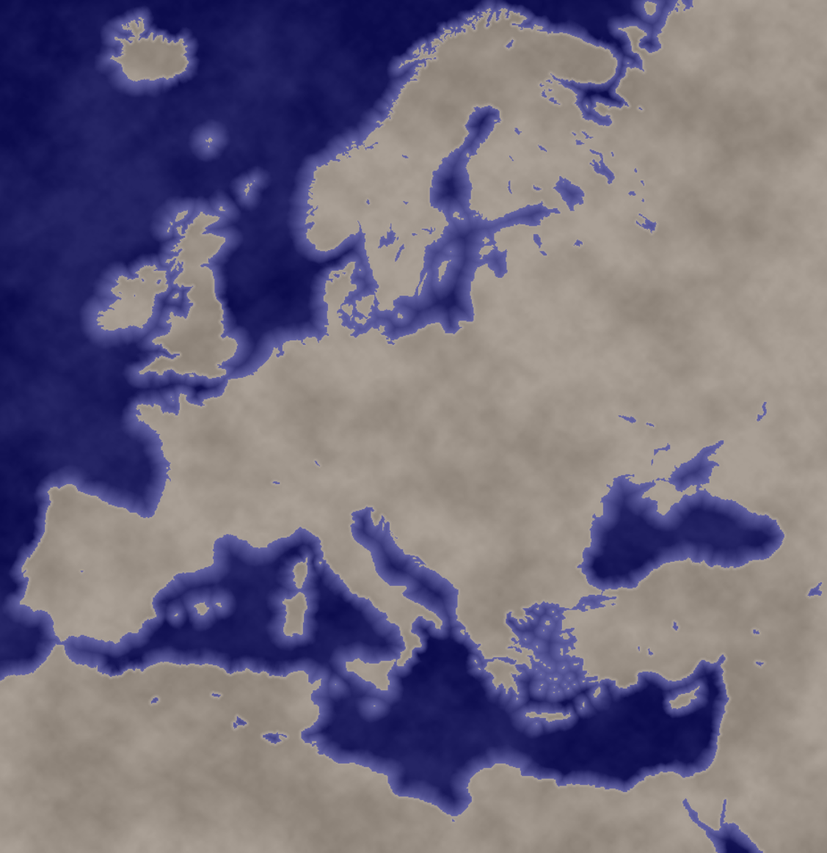
#> input picture tools/mapgen/img/europe2.png, 827 x 853 px, shrunk from 1127 x 1163 before the run
$ python img_to_bin.py
#> lines starting #> are read from the running program, lines starting #| are printed output that depends on the picture; after the words box and inside, x2 and y2 are one past the last pixel; in counts of white or black regions, pixels touching at a corner belong together
from multiprocessing.dummy import Array
import cv2
import numpy as np

def show(x):
  import matplotlib.pyplot as plt
  plt.imshow(x)
  plt.show()

if __name__ == '__main__':
  img_path = 'img/europe2.png'
  img = cv2.imread(img_path, 0) # 0 for greyscale
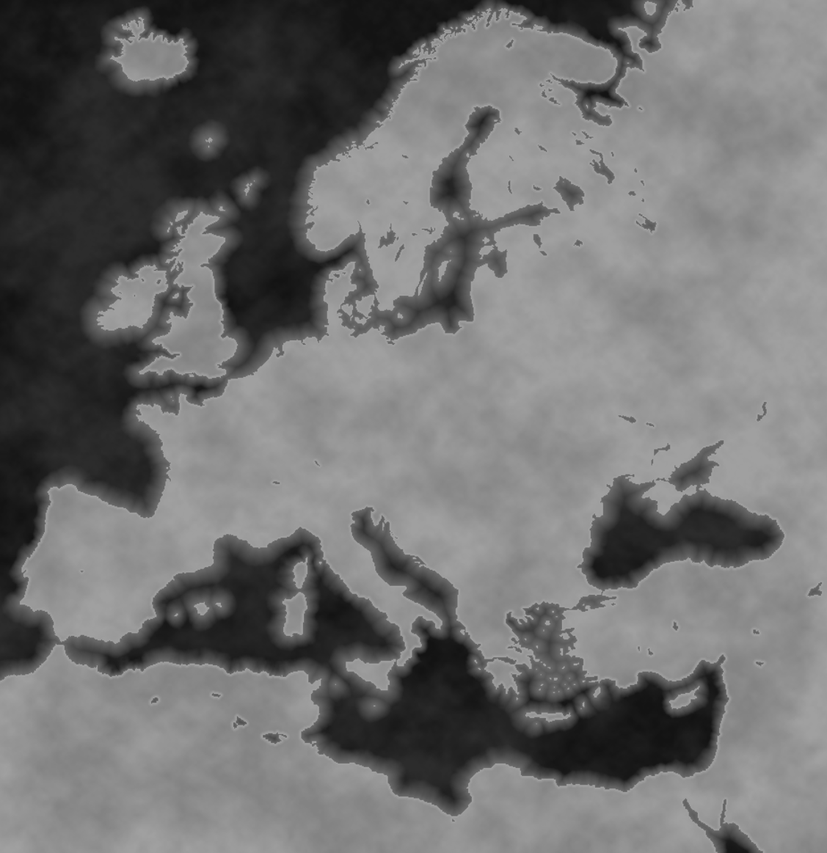
#> img: shape (853, 827); min 18, max 172, mean 110.9

  # [print(r) for r in img]

  # convert to binary: 1=land 0=sea
  for i in range(0, img.shape[0]):
    for j in range(0, img.shape[1]):
      img[i,j] = 1 if img[i,j] > 130 else 0
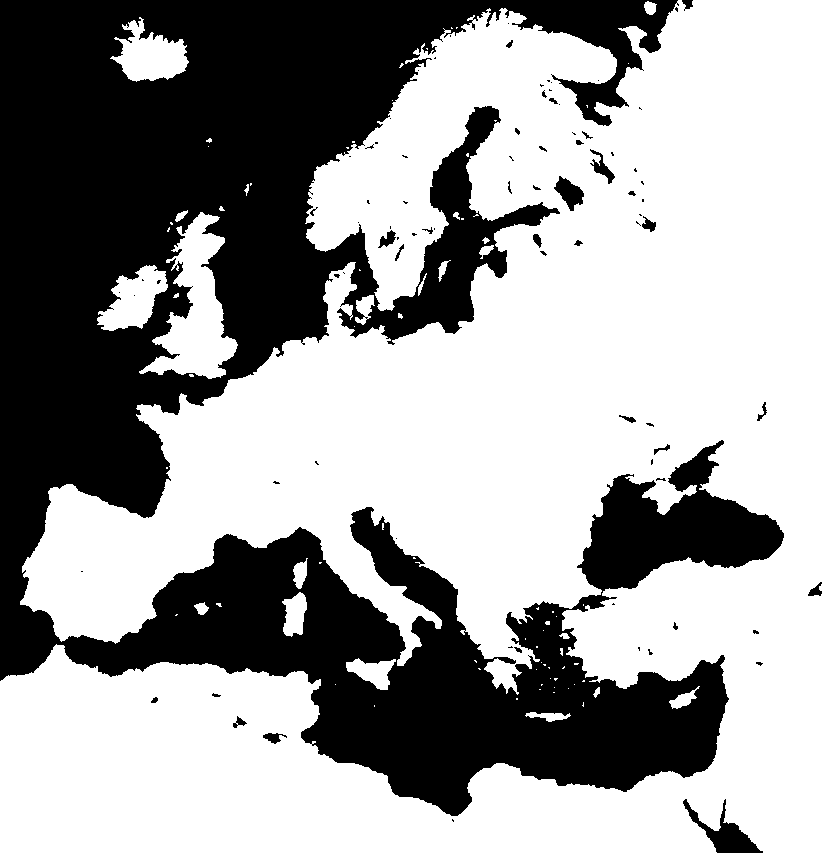
#> img: shape (853, 827); values 0 (black) and 1 (white), 61.6% white; 85 black regions (53 under 20 px), largest, box (x1, y1, x2, y2) and area: (0, 0, 784, 816) 266811, (683, 799, 763, 853) 1342, (554, 176, 584, 211) 543

  show(img)

  np.savetxt(
    'csv/europe_bin.csv',
    img,
    fmt='%i',
    delimiter=',',
    # newline=']\n[',
  )
